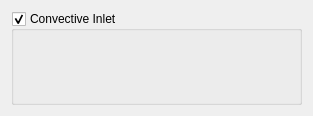
<?xml version="1.0" encoding="UTF-8"?>
<ui version="4.0">
 <class>BoundaryConditionsConvectiveInletForm</class>
 <widget class="QWidget" name="BoundaryConditionsConvectiveInletForm">
  <property name="geometry">
   <rect>
    <x>0</x>
    <y>0</y>
    <width>313</width>
    <height>116</height>
   </rect>
  </property>
  <property name="windowTitle">
   <string>Form</string>
  </property>
  <layout class="QGridLayout" name="gridLayout">
   <item row="0" column="0">
    <widget class="QGroupBox" name="groupBoxConvectiveInlet">
     <property name="toolTip">
      <string>For a convective inlet, diffusion is disabled at adjacent cells.</string>
     </property>
     <property name="title">
      <string>Convective Inlet</string>
     </property>
     <property name="checkable">
      <bool>true</bool>
     </property>
    </widget>
   </item>
  </layout>
 </widget>
 <resources>
  <include location="resources_pages.qrc"/>
 </resources>
 <connections/>
</ui>
